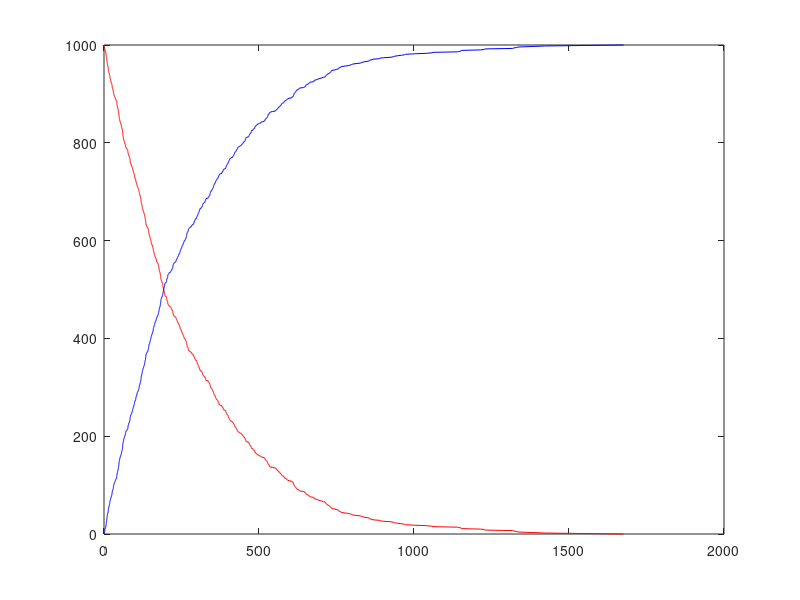

Recreate this plot in MATLAB. (Note: this script raises an error after producing the figure.)
% Script models the decay of 1000 Thallium atoms to lead by drawing from a
% nonuniform probability distribution
NT = 1000;
NPb = 0;
lifetime=3.053*60/log(2); % lifetime of Thallium in seconds
 
times = sort(random('exp',lifetime,[1001 1]));
Tpoints = NT:-1:0;
Pbpoints = 0:NT;

plot(times,Tpoints,'r-',times,Pbpoints,'b-')
hold on
vline(lifetime*log(2)) % vline is a function available of the MATLAB file exchange
legend('Thallium', 'Lead')
xlabel('Time')
ylabel('Number of Atoms')
hold off
